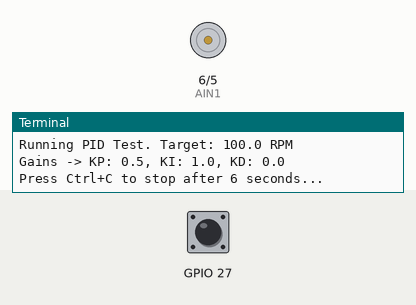
Recording of a program running on a simulated Raspberry Pi (BCM pin numbers). Shown: motor-driver pin pairs drawn as motors (green arrow = first pin HIGH = forward, orange = second pin HIGH = backward, longer = more drive, scaled by the enable pin), the last lines printed to the terminal. Inputs (shaded band) come from the test bench; at power-on: GPIO 27 HIGH. Files the program writes start out absent; the clock reads 2024-03-15 10:24:30 at power-on unless the program sets it.

Above: at 0.05 s.
At 1.2 s:
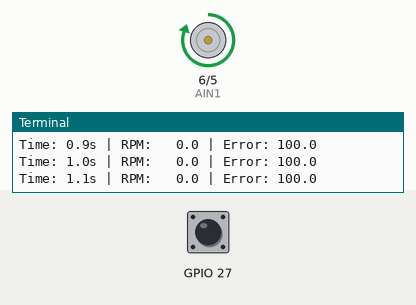
1.3 s: GPIO 27 pulled LOW for 0.15 s
Timing chart, 0 to 4.3 s (numbered marks = the images above; inputs shaded):
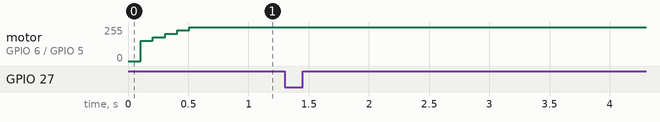

The program:

final_pid.py
```python
import pigpio
import time
import csv

# --- PINS (Custom PCB) ---
PWMA = 18; AIN1 = 6; AIN2 = 5
ENC_A = 27; ENC_B = 17

# --- SETTINGS & TUNING ---
SETPOINT = 100.0
PPR = 350.0

# TEST 1 GAINS (Initial Baseline)
KP = 0.5
KI = 1.0
KD = 0.0

# --- SETUP ---
pi = pigpio.pi()
if not pi.connected: exit("Error: Run 'sudo pigpiod'.")

for pin in [PWMA, AIN1, AIN2]: pi.set_mode(pin, pigpio.OUTPUT)
for pin in [ENC_A, ENC_B]:
    pi.set_mode(pin, pigpio.INPUT)
    pi.set_pull_up_down(pin, pigpio.PUD_UP)

# --- ENCODER LOGIC ---
encoder_count = 0
def encoder_cb(gpio, level, tick):
    global encoder_count
    encoder_count += 1
pi.callback(ENC_A, pigpio.RISING_EDGE, encoder_cb)

# --- MOTOR CONTROLLER ---
def set_motor(power):
    power = max(min(power, 100), -100)
    if power > 0:   pi.write(AIN1, 1); pi.write(AIN2, 0)
    elif power < 0: pi.write(AIN1, 0); pi.write(AIN2, 1)
    else:           pi.write(AIN1, 0); pi.write(AIN2, 0)
    pi.set_PWM_dutycycle(PWMA, int(abs(power) * 2.55))

# --- MAIN PID LOOP WITH DATA LOGGING ---
integral = 0
prev_error = 0
start_time = time.time()
last_time = start_time

print(f"Running PID Test. Target: {SETPOINT} RPM")
print(f"Gains -> KP: {KP}, KI: {KI}, KD: {KD}")
print("Press Ctrl+C to stop after 6 seconds...")

with open('motor_data.csv', mode='w', newline='') as file:
    writer = csv.writer(file)
    writer.writerow(["Time", "Setpoint", "RPM"])

    try:
        while True:
            time.sleep(0.1) # 10 Hz loop

            current_time = time.time()
            dt = current_time - last_time
            elapsed_time = current_time - start_time

            # Read Sensor
            rpm = (encoder_count * 60.0) / (PPR * dt)
            encoder_count = 0

            # Calculate Errors
            error = SETPOINT - rpm
            integral = integral + (error * dt)
            integral = max(min(integral, 150), -150) # Anti-windup
            derivative = (error - prev_error) / dt

            # Apply PID
            output = (KP * error) + (KI * integral) + (KD * derivative)
            set_motor(output)

            # Save Data
            writer.writerow([round(elapsed_time, 3), SETPOINT, round(rpm, 1)])
            print(f"Time: {elapsed_time:.1f}s | RPM: {rpm:5.1f} | Error: {error:5.1f}")

            prev_error = error
            last_time = current_time

    except KeyboardInterrupt:
        print("\nStopping motor...")
        set_motor(0)
        pi.stop()
        print("Data saved to motor_data.csv!")
```
